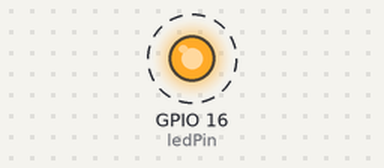
Recording of a sketch running on a simulated ESP32. Shown: output pins drawn as LEDs (lit = HIGH). Dashed ring = blinking.

Above: at 0.2 s.
Timing chart, 0 to 4.6 s (numbered marks = the images above):
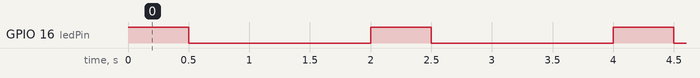

Measured:
- by itself, GPIO 16 (ledPin): alternates HIGH for 0.50 s and LOW for 1.5 s

The sketch:

ESP32_Without_Delay.ino
```cpp
/*
  ESP32_without_delay
  LED Blink for 2 second period and a 25% duty cycle
  ESP32-DEVKITC-32D
*/
const int ledPin = 16; //External LED with 220 ohm resistor

// On and Off Times
const unsigned int T_on = 500;
const unsigned int T_off = 1500;

unsigned long previousTime = 0; // Tracks the last time event fired

int interval = T_on; // Interval is how long we wait

boolean LED = true; // Used to track if LED should be on or off

void setup() {
  // initialize ledPin as an output.
  pinMode(ledPin, OUTPUT);
}

void loop() {

  digitalWrite(ledPin, LED);

  unsigned long currentTime = millis();

  if ((currentTime - previousTime) >= interval) {

    // Change wait interval, based on current LED state
    if (LED) {
      interval = T_off; // If the LED on set time to stay off
    } else {
      interval = T_on; // Otherwise LED is off so set time to stay on
    }

    LED = !(LED); //Flips LED bool value like a clk

    previousTime = currentTime; // Save the currentTime for next loop
  }
}
```
